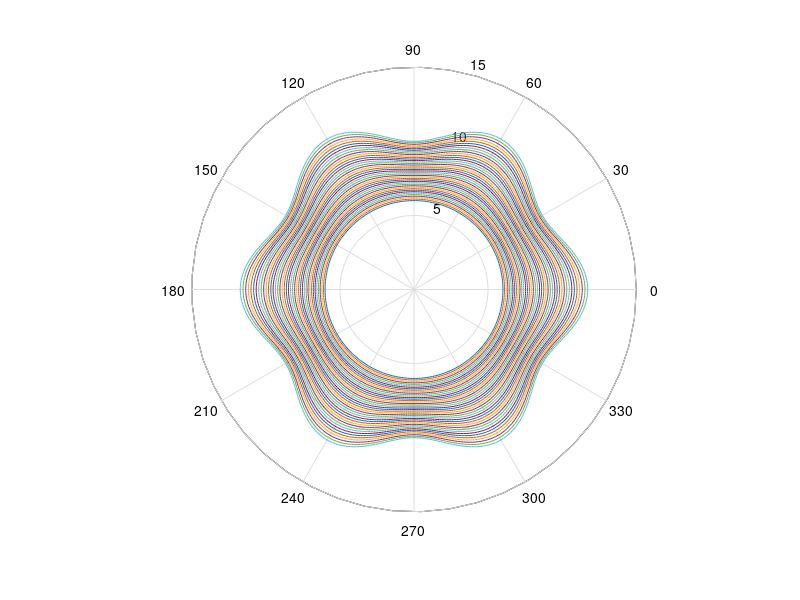

This figure's MATLAB source:
theta_deg=0:1:360;
theta=theta_deg/360*2*pi;
index=6.0:0.1:10;
rho=zeros(length(theta),length(index));
rho_zoom=zeros(length(theta),length(index));
for i=1:1:length(index)
    %rho(:,i)=abs(sin(3/4*theta).^index(1,i))+abs(cos(3/4*theta).^index(1,i));
    rho(:,i)=abs(sin(3/4*theta).^index(1,i))+abs(cos(3/4*theta).^index(1,i))+...
             abs(sin(3/4*(theta-pi/3)).^index(1,i))+abs(cos(3/4*(theta-pi/3)).^index(1,i));
    %rho_2=abs(sin(3/4*theta).^4)+abs(cos(3/4*theta).^4);
    %rho_3=abs(sin(3/4*theta).^3)+abs(cos(3/4*theta).^3);
    rho_zoom(:,i)=index(1,i)*rho(:,i)/min(rho(:,i));
    %rho_zoom(:,i)=rho(:,i);
    %polar(theta,rho);hold on
    polar(theta',rho_zoom(:,i));hold on
end
